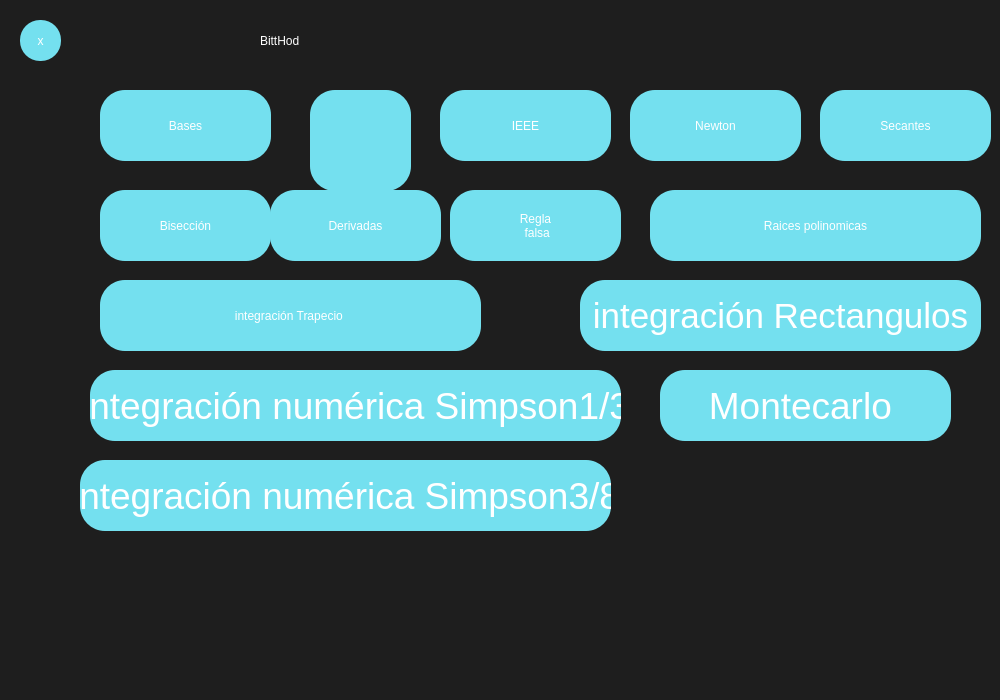
<?xml version="1.0" encoding="UTF-8"?>
<ui version="4.0">
 <class>MainWindow</class>
 <widget class="QMainWindow" name="MainWindow">
  <property name="geometry">
   <rect>
    <x>0</x>
    <y>0</y>
    <width>1000</width>
    <height>700</height>
   </rect>
  </property>
  <property name="minimumSize">
   <size>
    <width>700</width>
    <height>500</height>
   </size>
  </property>
  <property name="maximumSize">
   <size>
    <width>1000</width>
    <height>700</height>
   </size>
  </property>
  <property name="windowTitle">
   <string>MainWindow</string>
  </property>
  <property name="styleSheet">
   <string notr="true">QWidget{
background-color:#1E1E1E;
}

QPushButton{
background-color:#74E0Ef;
color:white;
font: 30pt &quot;Impact&quot;;
border-radius:25px;
}

QPushButton:hover{
background-color:#7A63FF;
color:#74E0Ef;
font: 30pt &quot;Impact&quot;;
border-radius:30px;
}

</string>
  </property>
  <widget class="QWidget" name="centralwidget">
   <widget class="QLabel" name="label">
    <property name="geometry">
     <rect>
      <x>260</x>
      <y>10</y>
      <width>211</width>
      <height>61</height>
     </rect>
    </property>
    <property name="styleSheet">
     <string notr="true">color:white;
font: 50pt &quot;Impact&quot;;
</string>
    </property>
    <property name="text">
     <string>BittHod</string>
    </property>
   </widget>
   <widget class="QPushButton" name="BasesButton">
    <property name="geometry">
     <rect>
      <x>100</x>
      <y>90</y>
      <width>171</width>
      <height>71</height>
     </rect>
    </property>
    <property name="styleSheet">
     <string notr="true"/>
    </property>
    <property name="text">
     <string>Bases</string>
    </property>
   </widget>
   <widget class="QPushButton" name="IEEEButton">
    <property name="geometry">
     <rect>
      <x>440</x>
      <y>90</y>
      <width>171</width>
      <height>71</height>
     </rect>
    </property>
    <property name="styleSheet">
     <string notr="true"/>
    </property>
    <property name="text">
     <string>IEEE</string>
    </property>
   </widget>
   <widget class="QPushButton" name="BisecButton">
    <property name="geometry">
     <rect>
      <x>100</x>
      <y>190</y>
      <width>171</width>
      <height>71</height>
     </rect>
    </property>
    <property name="styleSheet">
     <string notr="true">font: 25pt &quot;Impact&quot;;
</string>
    </property>
    <property name="text">
     <string>Bisección</string>
    </property>
   </widget>
   <widget class="QPushButton" name="FakeButton">
    <property name="geometry">
     <rect>
      <x>450</x>
      <y>190</y>
      <width>171</width>
      <height>71</height>
     </rect>
    </property>
    <property name="styleSheet">
     <string notr="true">font: 20pt &quot;Impact&quot;;</string>
    </property>
    <property name="text">
     <string>Regla
 falsa</string>
    </property>
   </widget>
   <widget class="QPushButton" name="NewtonButton">
    <property name="geometry">
     <rect>
      <x>630</x>
      <y>90</y>
      <width>171</width>
      <height>71</height>
     </rect>
    </property>
    <property name="styleSheet">
     <string notr="true"/>
    </property>
    <property name="text">
     <string>Newton</string>
    </property>
   </widget>
   <widget class="QPushButton" name="SecanteButton">
    <property name="geometry">
     <rect>
      <x>820</x>
      <y>90</y>
      <width>171</width>
      <height>71</height>
     </rect>
    </property>
    <property name="styleSheet">
     <string notr="true"/>
    </property>
    <property name="text">
     <string>Secantes</string>
    </property>
   </widget>
   <widget class="QPushButton" name="RaicesButton">
    <property name="geometry">
     <rect>
      <x>650</x>
      <y>190</y>
      <width>331</width>
      <height>71</height>
     </rect>
    </property>
    <property name="styleSheet">
     <string notr="true"/>
    </property>
    <property name="text">
     <string>Raices polinomicas</string>
    </property>
   </widget>
   <widget class="QPushButton" name="BackButton">
    <property name="geometry">
     <rect>
      <x>20</x>
      <y>20</y>
      <width>41</width>
      <height>41</height>
     </rect>
    </property>
    <property name="styleSheet">
     <string notr="true">font: 20pt &quot;impact&quot;;
border-radius:20px;</string>
    </property>
    <property name="text">
     <string>x</string>
    </property>
   </widget>
   <widget class="QPushButton" name="DerivadaButton">
    <property name="geometry">
     <rect>
      <x>270</x>
      <y>190</y>
      <width>171</width>
      <height>71</height>
     </rect>
    </property>
    <property name="styleSheet">
     <string notr="true"/>
    </property>
    <property name="text">
     <string>Derivadas</string>
    </property>
   </widget>
   <widget class="QPushButton" name="TrapecioButton">
    <property name="geometry">
     <rect>
      <x>100</x>
      <y>280</y>
      <width>381</width>
      <height>71</height>
     </rect>
    </property>
    <property name="styleSheet">
     <string notr="true"/>
    </property>
    <property name="text">
     <string>integración Trapecio </string>
    </property>
   </widget>
   <widget class="QPushButton" name="Simpson13Button">
    <property name="geometry">
     <rect>
      <x>90</x>
      <y>370</y>
      <width>531</width>
      <height>71</height>
     </rect>
    </property>
    <property name="styleSheet">
     <string notr="true">font:37px;</string>
    </property>
    <property name="text">
     <string>integración numérica Simpson1/3</string>
    </property>
   </widget>
   <widget class="QPushButton" name="Simpson38Button">
    <property name="geometry">
     <rect>
      <x>80</x>
      <y>460</y>
      <width>531</width>
      <height>71</height>
     </rect>
    </property>
    <property name="styleSheet">
     <string notr="true">font:37px;</string>
    </property>
    <property name="text">
     <string>integración numérica Simpson3/8</string>
    </property>
   </widget>
   <widget class="QPushButton" name="GraphButton">
    <property name="geometry">
     <rect>
      <x>310</x>
      <y>90</y>
      <width>101</width>
      <height>101</height>
     </rect>
    </property>
    <property name="text">
     <string/>
    </property>
    <property name="icon">
     <iconset resource="IMAGES.qrc">
      <normaloff>:/Graficas/IMAGENES/Gafica</normaloff>:/Graficas/IMAGENES/Gafica</iconset>
    </property>
    <property name="iconSize">
     <size>
      <width>500</width>
      <height>500</height>
     </size>
    </property>
   </widget>
   <widget class="QPushButton" name="MontecarloButton">
    <property name="geometry">
     <rect>
      <x>660</x>
      <y>370</y>
      <width>291</width>
      <height>71</height>
     </rect>
    </property>
    <property name="styleSheet">
     <string notr="true">font:37px;</string>
    </property>
    <property name="text">
     <string>Montecarlo </string>
    </property>
   </widget>
   <widget class="QPushButton" name="RectanguloButton">
    <property name="geometry">
     <rect>
      <x>580</x>
      <y>280</y>
      <width>401</width>
      <height>71</height>
     </rect>
    </property>
    <property name="styleSheet">
     <string notr="true">font:35px;</string>
    </property>
    <property name="text">
     <string>integración Rectangulos</string>
    </property>
   </widget>
  </widget>
 </widget>
 <resources>
  <include location="IMAGES.qrc"/>
 </resources>
 <connections/>
</ui>
